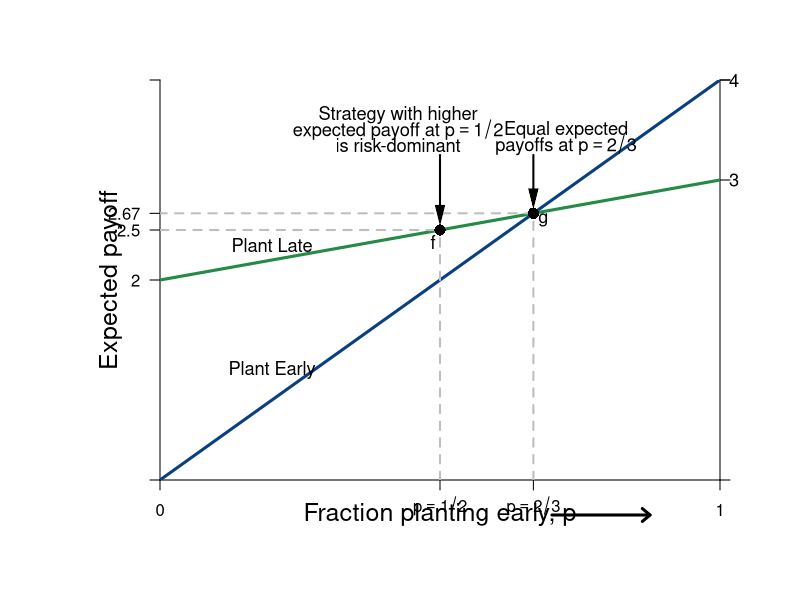

Write R code to recreate this figure.
#Graph Designer: Simon Halliday
#Authors: Bowles, Foley and Halliday
#Title: Coordination, Conflict and Competition: A Text in Microeconomics
library(shape)
pdf(file = "risk/palanpur_risk_dom.pdf", width = 10, height = 8)

#Set parameters for graphics
axislabelsize <- 1.5
labelsize <- 1.1
graphlinewidth <- 3
segmentlinewidth <- 2

COL <- c("#7fc97f", "#beaed4", "#fdc086", "#ffff99", "#386cb0", "#f0027f", "#bf5b17", "#666666")
COLA <- c("#e0f3db", "#99d8c9","#66c2a4","#41ae76", "#238b45", "#005824")
COLB <- c("#4eb3d3", "#2b8cbe", "#0868ac","#084081")

#Edited the margins to cater for the larger LHS labels
par(mar =  c(6, 8, 4, 4))

#proportion of wealth functions

expected_late <- function(x){
  20 + 0.25*x
}

expected_early <- function(x){
  x
}


#Add limits on axes and levels of utility for each function 
ylims <- c(0, 40)
xlims <- c(0, 40)

npts <- 501 
x <- seq(xlims[1], xlims[2], length.out = npts)
y <- seq(ylims[1], ylims[2], length.out = npts) 

plot(0, 0, xlim = xlims, ylim = ylims, type = "n",
     xlab = expression(paste("")),
     ylab = expression(paste("")), 
     xaxt = "n", 
     yaxt = "n", 
     cex.lab = axislabelsize, 
     bty = "n", 
     xaxs="i", 
     yaxs="i"
)

#x and y limits with plain axes without ticks/numbers to match previous graph; y axes on both sides

ticksx <- c(0, 20, 26.67, 40)
xlabels <- c(0, expression(paste(p == 1/2)),expression(paste(p == 2/3)), 1)
ticksy <- c(ylims[1], 20, expected_late(20), expected_late(26.67), ylims[2])
ylabels <- c(NA, 2, 2.5, 2.67, NA)
ticksy2 <- c(ylims[1], 30, 40, ylims[2])
ylabels2 <- seq(from = 0, to = ylims[2], by = 10)


axis(1, at = ticksx,  pos = 0, labels = xlabels)
axis(2, at = ticksy,  pos = 0, labels = ylabels, las = 1)
axis(4, at = ticksy2, pos = xlims[2], labels = FALSE, las = 1)


npts <- 503 
xx1 <- seq(xlims[1], xlims[2], length.out = npts)
xx2 <- seq(0, xlims[2], length.out = npts)
xx3 <- seq(xlims[1], 0, length.out = npts)
xx4 <- seq(-11, 0, length.out = npts)

#Axis labels and draw linear utility functions
text(xlims[2]*0.5, -3.5, expression(paste("Fraction planting early, p")), xpd = TRUE, cex = axislabelsize)
text(-3.5, 0.5*ylims[2], expression(paste("Expected payoff")), xpd = TRUE, cex = axislabelsize, srt = 90) 


text(41, ylims[2], expression(paste(4)), xpd = TRUE, cex = labelsize) 
text(41, 0.75*ylims[2], expression(paste(3)), xpd = TRUE, cex = labelsize) 

lines(xx1, expected_early(xx1), col = COLB[4], lwd = graphlinewidth)
lines(xx1, expected_late(xx1), col = COLA[5], lwd = graphlinewidth)

#Label points on line

text(20 - 0.5, expected_late(20) - 1.2, expression(paste("f")), cex = labelsize)
segments(20, 0, 20, expected_late(20), lty = 2, col = "gray", lwd = segmentlinewidth)
segments(0, expected_late(20), 20, expected_late(20), lty = 2, col = "gray", lwd = segmentlinewidth)
points(20, expected_late(20), pch = 16, col = "black", cex = 1.5)

text(26.67 + 0.7, expected_early(26.67) - 0.7, expression(paste("g")), cex = labelsize)
segments(26.67, expected_early(26.67), 0, expected_early(26.67), lty = 2, col = "gray", lwd = segmentlinewidth)
segments(26.67, 0, expected_early(26.67), 26.67, lty = 2, col = "gray", lwd = segmentlinewidth)
points(26.67, expected_early(26.67), pch = 16, col = "black", cex = 1.5)

# text(33 + 0.7, 7 + 0.7, expression(paste("h")), cex = labelsize)
# segments(33, 7, 0, 7, lty = 2, col = "gray", lwd = segmentlinewidth)
# points(33, 7, pch = 16, col = "black", cex = 1.5)


#Label relevant points on axes
text(8, 23.5, expression(paste("Plant Late")), xpd = TRUE, cex = labelsize)
text(8, 11, expression(paste("Plant Early")),  xpd = TRUE, cex = labelsize)

#Axis arrow
arrows(28, -3.5, 35, -3.5, xpd = TRUE, length=0.1,angle=40,lwd=3)

#Risk Dominant Strategy
text(17, 36.5, expression(paste("Strategy with higher")), xpd = TRUE, cex = labelsize)
text(17, 35, expression(paste("expected payoff at ", p == 1/2)), xpd = TRUE, cex = labelsize)
text(17, 33.5, expression(paste("is risk-dominant")), xpd = TRUE, cex = labelsize)
Arrows(20, 32.5, 20, expected_late(20) + 1.5, col = "black", lty = 1, lwd = 2, code = 2, arr.type = "triangle", arr.lwd = 0.5)

#Equal expected payoffs
text(29, 35, expression(paste("Equal expected")), xpd = TRUE, cex = labelsize)
text(29, 33.5, expression(paste("payoffs at ", p == 2/3)), xpd = TRUE, cex = labelsize)
Arrows(26.67, 32.5, 26.67, expected_late(26.67) + 1.5, col = "black", lty = 1, lwd = 2, code = 2, arr.type = "triangle", arr.lwd = 0.5)


dev.off()
